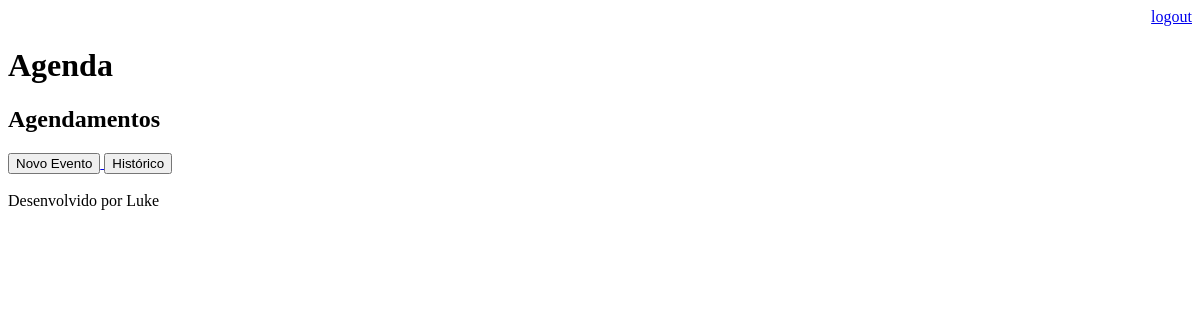
Page /agenda/ (signed in) on the earlier database version.
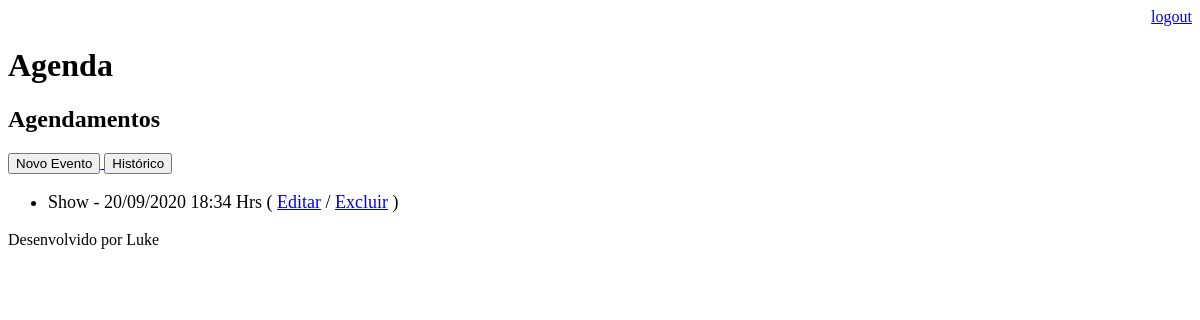
Same page on the later database version.
### core/models.py (models this page shows, shortened)
class Evento(models.Model):
        titulo = models.CharField(max_length=100)
        descricao = models.TextField(blank=True, null=True)
        data_evento = models.DateTimeField(verbose_name='Data do Evento')
        data_criacao = models.DateTimeField(auto_now=True)
        usuario = models.ForeignKey(User, on_delete=models.CASCADE)
        class Meta:
                db_table = 'evento'
        def get_data_evento(self):
                return self.data_evento.strftime('%d/%m/%Y %H:%M Hrs')

### core/views.py (the view)
# urls.py: path('agenda/', views.lista_eventos),
@login_required(login_url='/login/')
def lista_eventos(request):
    usuario = request.user
    evento = Evento.objects.filter(usuario=usuario)
    dados = {'eventos':evento}
    return render(request, 'agenda.html', dados)

### templates/agenda.html
{% extends "model-page.html" %}
{% block content %}
    <h2>Agendamentos</h2>
    <a href="evento/">
        <button type="button">Novo Evento</button>
    </a>
    <a href="historico/">
        <button type="button">Histórico</button>
    </a>
    <ul style="font-size: 18px">
        {% for evento in eventos %}
            <li>
                <div {% if evento.get_evento_atrasado %} style="color:red" {% endif %} {% if evento.get_evento_que_falta_menos_de_1h %} style="color:yellow" {% endif %}>
                    {{ evento.titulo }} - {{ evento.get_data_evento }}
                    ( <a href="evento/?id={{ evento.id }}">Editar</a>
                    / <a href="evento/delete/{{ evento.id }}/">Excluir</a> )
                </div>
            </li>
        {% endfor %}
    </ul>
{% endblock %}

### templates/model-page.html
<!DOCTYPE html>
<html lang="en">
<head>
   {% include "model-header.html" %}
</head>
<body>
    {% block content %} {% endblock %}
    {% include "model-footer.html" %}
</body>
</html>

### templates/model-header.html (shortened to what this page needs)
<div align="right">
    <a href="/logout">logout</a>
</div>
<h1>Agenda</h1>

### templates/model-footer.html
<p>Desenvolvido por Luke</p>

Differences in the rows shown:
added Evento: titulo "Show", get_data_evento "20/09/2020 18:34 Hrs"
